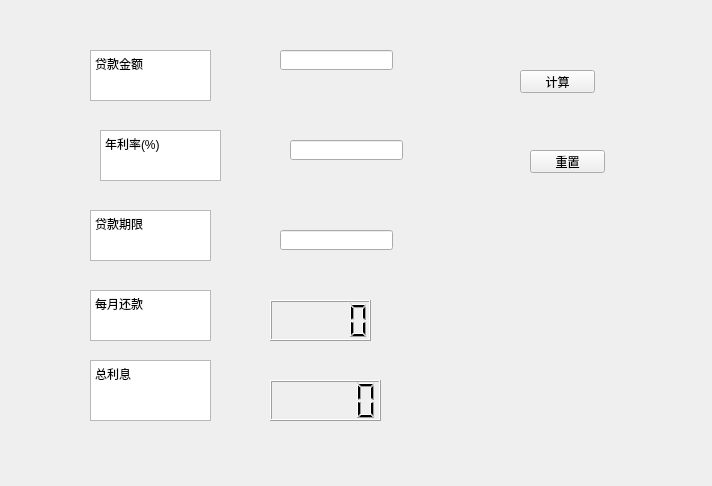
<?xml version="1.0" encoding="UTF-8"?>
<ui version="4.0">
 <class>Form</class>
 <widget class="QWidget" name="Form">
  <property name="geometry">
   <rect>
    <x>0</x>
    <y>0</y>
    <width>712</width>
    <height>486</height>
   </rect>
  </property>
  <property name="windowTitle">
   <string>贷款计算器</string>
  </property>
  <widget class="QTextBrowser" name="textBrowser">
   <property name="geometry">
    <rect>
     <x>90</x>
     <y>50</y>
     <width>121</width>
     <height>51</height>
    </rect>
   </property>
   <property name="html">
    <string>&lt;!DOCTYPE HTML PUBLIC &quot;-//W3C//DTD HTML 4.0//EN&quot; &quot;http://www.w3.org/TR/REC-html40/strict.dtd&quot;&gt;
&lt;html&gt;&lt;head&gt;&lt;meta name=&quot;qrichtext&quot; content=&quot;1&quot; /&gt;&lt;style type=&quot;text/css&quot;&gt;
p, li { white-space: pre-wrap; }
&lt;/style&gt;&lt;/head&gt;&lt;body style=&quot; font-family:'SimSun'; font-size:9pt; font-weight:400; font-style:normal;&quot;&gt;
&lt;p style=&quot; margin-top:0px; margin-bottom:0px; margin-left:0px; margin-right:0px; -qt-block-indent:0; text-indent:0px;&quot;&gt;贷款金额&lt;/p&gt;
&lt;p style=&quot;-qt-paragraph-type:empty; margin-top:0px; margin-bottom:0px; margin-left:0px; margin-right:0px; -qt-block-indent:0; text-indent:0px;&quot;&gt;&lt;br /&gt;&lt;/p&gt;&lt;/body&gt;&lt;/html&gt;</string>
   </property>
  </widget>
  <widget class="QTextBrowser" name="textBrowser_2">
   <property name="geometry">
    <rect>
     <x>100</x>
     <y>130</y>
     <width>121</width>
     <height>51</height>
    </rect>
   </property>
   <property name="html">
    <string>&lt;!DOCTYPE HTML PUBLIC &quot;-//W3C//DTD HTML 4.0//EN&quot; &quot;http://www.w3.org/TR/REC-html40/strict.dtd&quot;&gt;
&lt;html&gt;&lt;head&gt;&lt;meta name=&quot;qrichtext&quot; content=&quot;1&quot; /&gt;&lt;style type=&quot;text/css&quot;&gt;
p, li { white-space: pre-wrap; }
&lt;/style&gt;&lt;/head&gt;&lt;body style=&quot; font-family:'SimSun'; font-size:9pt; font-weight:400; font-style:normal;&quot;&gt;
&lt;p style=&quot; margin-top:0px; margin-bottom:0px; margin-left:0px; margin-right:0px; -qt-block-indent:0; text-indent:0px;&quot;&gt;年利率(%)&lt;/p&gt;&lt;/body&gt;&lt;/html&gt;</string>
   </property>
  </widget>
  <widget class="QTextBrowser" name="textBrowser_3">
   <property name="geometry">
    <rect>
     <x>90</x>
     <y>210</y>
     <width>121</width>
     <height>51</height>
    </rect>
   </property>
   <property name="html">
    <string>&lt;!DOCTYPE HTML PUBLIC &quot;-//W3C//DTD HTML 4.0//EN&quot; &quot;http://www.w3.org/TR/REC-html40/strict.dtd&quot;&gt;
&lt;html&gt;&lt;head&gt;&lt;meta name=&quot;qrichtext&quot; content=&quot;1&quot; /&gt;&lt;style type=&quot;text/css&quot;&gt;
p, li { white-space: pre-wrap; }
&lt;/style&gt;&lt;/head&gt;&lt;body style=&quot; font-family:'SimSun'; font-size:9pt; font-weight:400; font-style:normal;&quot;&gt;
&lt;p style=&quot; margin-top:0px; margin-bottom:0px; margin-left:0px; margin-right:0px; -qt-block-indent:0; text-indent:0px;&quot;&gt;贷款期限&lt;/p&gt;&lt;/body&gt;&lt;/html&gt;</string>
   </property>
  </widget>
  <widget class="QTextBrowser" name="textBrowser_4">
   <property name="geometry">
    <rect>
     <x>90</x>
     <y>290</y>
     <width>121</width>
     <height>51</height>
    </rect>
   </property>
   <property name="html">
    <string>&lt;!DOCTYPE HTML PUBLIC &quot;-//W3C//DTD HTML 4.0//EN&quot; &quot;http://www.w3.org/TR/REC-html40/strict.dtd&quot;&gt;
&lt;html&gt;&lt;head&gt;&lt;meta name=&quot;qrichtext&quot; content=&quot;1&quot; /&gt;&lt;style type=&quot;text/css&quot;&gt;
p, li { white-space: pre-wrap; }
&lt;/style&gt;&lt;/head&gt;&lt;body style=&quot; font-family:'SimSun'; font-size:9pt; font-weight:400; font-style:normal;&quot;&gt;
&lt;p style=&quot; margin-top:0px; margin-bottom:0px; margin-left:0px; margin-right:0px; -qt-block-indent:0; text-indent:0px;&quot;&gt;每月还款&lt;/p&gt;
&lt;p style=&quot;-qt-paragraph-type:empty; margin-top:0px; margin-bottom:0px; margin-left:0px; margin-right:0px; -qt-block-indent:0; text-indent:0px;&quot;&gt;&lt;br /&gt;&lt;/p&gt;&lt;/body&gt;&lt;/html&gt;</string>
   </property>
  </widget>
  <widget class="QTextBrowser" name="textBrowser_5">
   <property name="geometry">
    <rect>
     <x>90</x>
     <y>360</y>
     <width>121</width>
     <height>61</height>
    </rect>
   </property>
   <property name="html">
    <string>&lt;!DOCTYPE HTML PUBLIC &quot;-//W3C//DTD HTML 4.0//EN&quot; &quot;http://www.w3.org/TR/REC-html40/strict.dtd&quot;&gt;
&lt;html&gt;&lt;head&gt;&lt;meta name=&quot;qrichtext&quot; content=&quot;1&quot; /&gt;&lt;style type=&quot;text/css&quot;&gt;
p, li { white-space: pre-wrap; }
&lt;/style&gt;&lt;/head&gt;&lt;body style=&quot; font-family:'SimSun'; font-size:9pt; font-weight:400; font-style:normal;&quot;&gt;
&lt;p style=&quot; margin-top:0px; margin-bottom:0px; margin-left:0px; margin-right:0px; -qt-block-indent:0; text-indent:0px;&quot;&gt;总利息&lt;/p&gt;&lt;/body&gt;&lt;/html&gt;</string>
   </property>
  </widget>
  <widget class="QLineEdit" name="total">
   <property name="geometry">
    <rect>
     <x>280</x>
     <y>50</y>
     <width>113</width>
     <height>20</height>
    </rect>
   </property>
  </widget>
  <widget class="QLineEdit" name="rate">
   <property name="geometry">
    <rect>
     <x>290</x>
     <y>140</y>
     <width>113</width>
     <height>20</height>
    </rect>
   </property>
  </widget>
  <widget class="QLineEdit" name="year">
   <property name="geometry">
    <rect>
     <x>280</x>
     <y>230</y>
     <width>113</width>
     <height>20</height>
    </rect>
   </property>
  </widget>
  <widget class="QLCDNumber" name="lcd1">
   <property name="geometry">
    <rect>
     <x>270</x>
     <y>300</y>
     <width>101</width>
     <height>41</height>
    </rect>
   </property>
  </widget>
  <widget class="QLCDNumber" name="lcd2">
   <property name="geometry">
    <rect>
     <x>270</x>
     <y>380</y>
     <width>111</width>
     <height>41</height>
    </rect>
   </property>
  </widget>
  <widget class="QPushButton" name="ok">
   <property name="geometry">
    <rect>
     <x>520</x>
     <y>70</y>
     <width>75</width>
     <height>23</height>
    </rect>
   </property>
   <property name="text">
    <string>计算</string>
   </property>
  </widget>
  <widget class="QPushButton" name="reset">
   <property name="geometry">
    <rect>
     <x>530</x>
     <y>150</y>
     <width>75</width>
     <height>23</height>
    </rect>
   </property>
   <property name="text">
    <string>重置</string>
   </property>
  </widget>
 </widget>
 <resources/>
 <connections/>
</ui>
